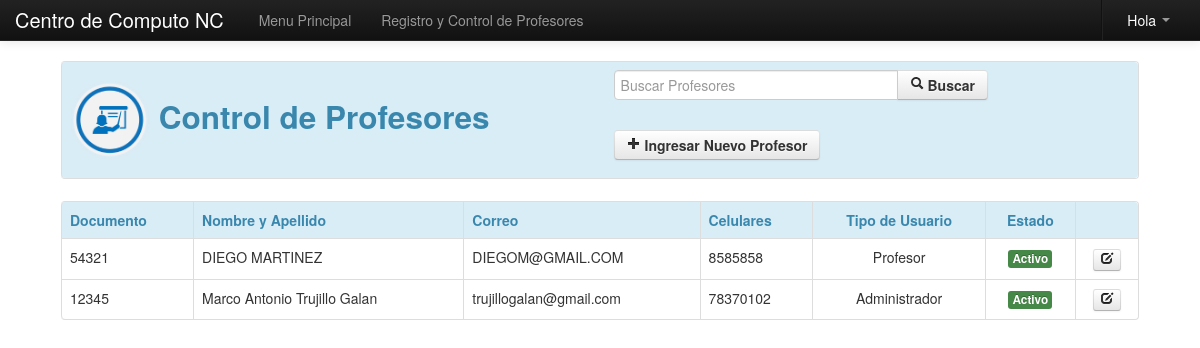
The page /Modulos/Profesor/index.php on the database its author committed.
### tables this page shows
CREATE TABLE IF NOT EXISTS `profesor` (
  `id` int(11) NOT NULL AUTO_INCREMENT,
  `nom` varchar(255) NOT NULL,
  `ape` varchar(255) NOT NULL,
  `doc` varchar(255) NOT NULL,
  `con` varchar(255) NOT NULL,
  `fecha` date NOT NULL,
  `dir` varchar(255) NOT NULL,
  `tel` varchar(255) NOT NULL,
  `cel` varchar(255) NOT NULL,
  `correo` varchar(255) NOT NULL,
  `especialidad` varchar(255) NOT NULL,
  `estado` varchar(255) NOT NULL,
  `tipo` varchar(255) NOT NULL,
  PRIMARY KEY (`id`)
);

### Modulos/Profesor/index.php (the view, shortened to what this page needs)
<?php
	include_once "class/class.php";
	include_once "../funciones.php";
?>
<!DOCTYPE html>
<html lang="es">
  <head>
    <link href="../../css/bootstrap.css" rel="stylesheet">
    <link href="../../css/bootstrap-responsive.css" rel="stylesheet">
  </head>
  <body>
    <?php include_once "../../menu/m_profesor.php"; ?>
    <div align="center">
    	<table width="90%">
          <tr>
            <td>
            	<table class="table table-bordered">
                  <tr class="info">
                    <td>
                    	<div class="row-fluid">
                            <div class="span6">
                            	<h2 class="text-info">
                                    <img src="img/profesor.png" width="80" height="80">
                                    Control de Profesores
                                </h2>
                            </div>
                            <div class="span6">
                            	<form name="form1" method="post" action="">
                                	<div class="input-append">
                                	<input type="text" name="buscar" class="input-xlarge" autocomplete="off" autofocus placeholder="Buscar Profesores">
                                    <button type="submit" class="btn"><strong><i class="icon-search"></i> Buscar</strong></button>
                                    </div>
                          	    </form>
                                <a href="#nuevo" role="button" class="btn" data-toggle="modal">
                                	<strong><i class="icon-plus"></i> Ingresar Nuevo Profesor</strong>
                                </a>
                            </div>
                        </div>
                    </td>
                  </tr>
                </table>
            </td>
          </tr>
        </table>
        <table width="90%">
          <tr>
            <td>
            	<table class="table table-bordered table table-hover">
                  <tr class="info">
                    <td><strong class="text-info">Documento</strong></td>
                    <td><strong class="text-info">Nombre y Apellido</strong></td>
                    <td><strong class="text-info">Correo</strong></td>
                    <td><strong class="text-info">Celulares</strong></td>
                    <td><center><strong class="text-info">Tipo de Usuario</strong></center></td>
                    <td><center><strong class="text-info">Estado</strong></center></td>
                    <td>&nbsp;</td>
                  </tr>
                  <?php
						if(!empty($_POST['buscar'])){
							$buscar=limpiar($_POST['buscar']);
							$pa=mysql_query("SELECT * FROM profesor WHERE nom LIKE '%$buscar%' or ape LIKE '%$buscar%' or doc='$buscar'");
						}else{
							$pa=mysql_query("SELECT * FROM profesor");
						}
						while($row=mysql_fetch_array($pa)){
							if($row['tipo']=='a'){
								$tipo='Administrador';
							}else{
								$tipo='Profesor';
							}
				  ?>
                  <tr>
                    <td><?php echo $row['doc']; ?></td>
                    <td><?php echo $row['nom'].' '.$row['ape']; ?></td>
                    <td><?php echo $row['correo']; ?></td>
                    <td><?php echo $row['cel']; ?></td>
                    <td><center><?php echo $tipo; ?></center></td>
                    <td><center><?php echo estado($row['estado']); ?></center></td>
                    <td>
                    	<center>
                        	<a href="#a<?php echo $row['id']; ?>" title="Editar Profesor" role="button" class="btn btn-mini" data-toggle="modal">
                            	<i class="icon-edit"></i>
                            </a>
                        </center>
                    </td>
                  </tr>
                  <?php } ?>
                </table>
            </td>
          </tr>
        </table>
    </div>
  </body>
</html>

### Modulos/funciones.php (shortened to what this page needs)
<?php
	function estado($estado){
		if($estado=='s'){
			return '<span class="label label-success">Activo</span>';
		}else{
			return '<span class="label label-important">No Activo</span>';
		}
	}
?>

### Modulos/Profesor/index.php (style rules this page uses)
body { padding-top: 60px; padding-bottom: 40px; }

### rows shown on the page
profesor: doc "54321", nom "DIEGO", ape "MARTINEZ", correo "DIEGOM@GMAIL.COM", cel "8585858", tipo "Profesor", estado "Activo"
profesor: doc "12345", nom "Marco Antonio", ape "Trujillo Galan", correo "trujillogalan@gmail.com", cel "78370102", tipo "Administrador", estado "Activo"
